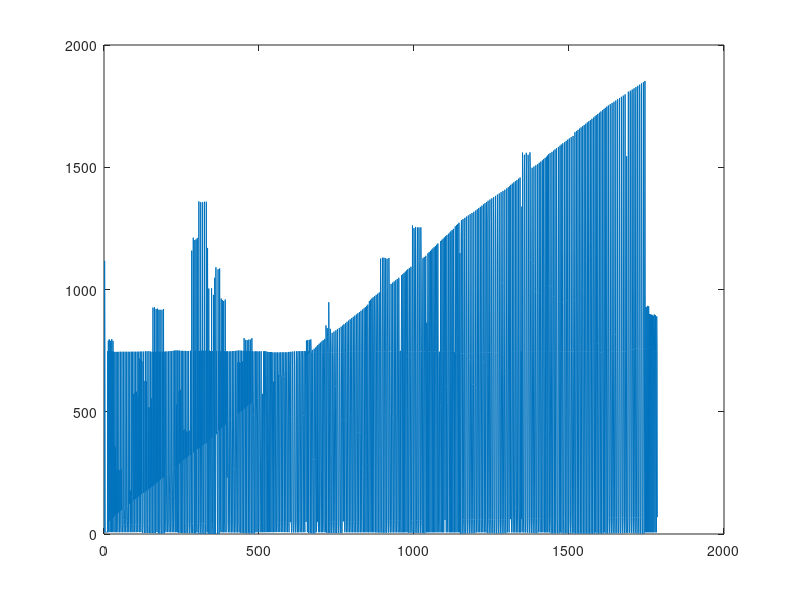

MATLAB code to generate this figure:
%% Load files
% Get Fixation raw data
fid = fopen('fixation.dat','r');
C2 = textscan(fid,'%s%s%s%s%s%s%s%s%s%s', 'CollectOutput',1);
fclose(fid);
fixationRaw = C2{1,1};
% Get column names from fixation data
attriFixaName = fixationRaw(1,:);

%Get Fixation index data
fidInd = fopen('fixtionIndex.dat','r');
C1 = textscan(fidInd,'%s%s%s%s%s%s', 'CollectOutput',1);
fclose(fidInd);
fixaIndex = C1{1,1};
% Get column names from fixation index data
attriNaFixInd = fixaIndex(1,:);

%% Handle raw fixation data
% Remove eye found 0 lines
% Plot Raw data based on timestamp
fixaDoul = cellfun(@str2double,fixationRaw(2:end,:));
fixaDoul = fixaDoul(all(fixaDoul,2),:);
%plot(fixaDoul(:,3),fixaDoul(:,4),'o');hold on;
[badrows,c]=find(fixaDoul(:,3:4)<0);
newA = fixaDoul(setdiff(1:size(fixaDoul,1),badrows),:)

%Plot pupil size carve
plot(newA(:,5));

%% Handle fixation data 
fixaIndDoul = cellfun(@str2double,fixaIndex(2:end,:));
%plot(fixaIndDoul(:,2),fixaIndDoul(:,3),'.');
